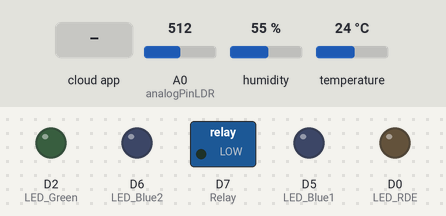
A sketch run on a simulated ESP8266 (NodeMCU). Shown: switched loads named in the sketch (green lamp = pin HIGH), output pins drawn as LEDs (lit = HIGH). Inputs (shaded band) come from the test bench; at power-on: temperature 24 °C, A0 (analogPinLDR) = 512, humidity 55 %. WiFi joins after 1.5 s; servers stay silent unless stated; network time is answered at once with the bench clock; the local clock reads 2024-03-15 10:24:30 at power-on unless the sketch sets it; the Firebase database answers and starts empty; what the sketch prints to the serial monitor is not drawn.

Above: at 3.2 s.
3.3 s: the phone or cloud app sets Fan to 1
At 4.3 s:
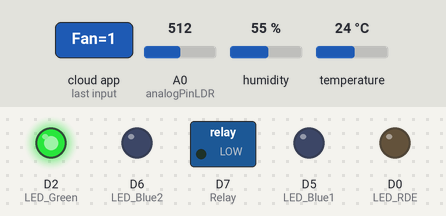
5.1 s: the phone or cloud app sets SensorOne to 1
At 6.9 s:
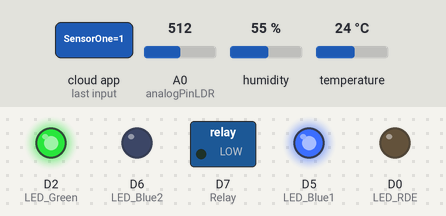
7.8 s: the phone or cloud app sets light to 1
At 8.9 s:
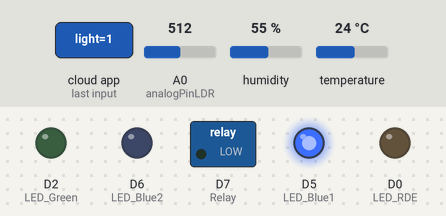
9.6 s: the phone or cloud app sets SensorTwo to 1
At 12.1 s:
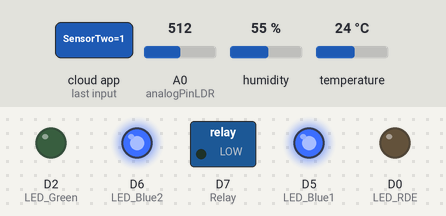
12.4 s: temperature set to 26 °C
At 15.6 s:
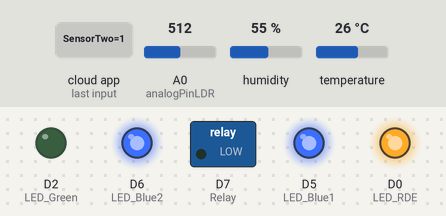
16.1 s: A0 (analogPinLDR) set to 105
18.2 s: A0 (analogPinLDR) set to 90
At 19.8 s:
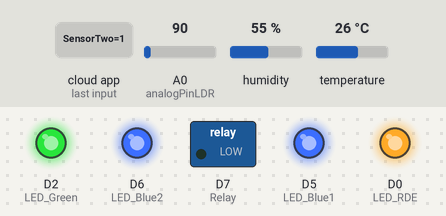
Timing chart, 0 to 21.3 s (numbered marks = the images above; inputs shaded):
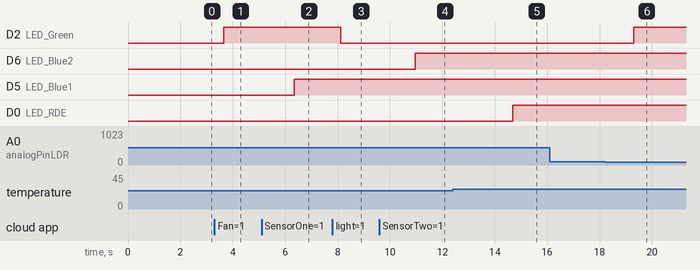

Measured:
- the behaviour switches between 24 and 25 °C on temperature (found by bisection; images 4 and 5)
- the behaviour switches between 100 and 99 on A0 (analogPinLDR) (found by bisection; images 5 and 6)
- after the input at 3.3 s, D0 (LED_RDE): stays LOW (without the input it goes to HIGH after 0.21 s)
- after the input at 5.1 s, D5 (LED_Blue1): LOW → HIGH after 1.2 s
- after the input at 7.8 s, D2 (LED_Green): HIGH → LOW after 0.33 s
- after the input at 9.6 s, D6 (LED_Blue2): LOW → HIGH after 1.4 s
- after the input at 12.4 s, D0 (LED_RDE): LOW → HIGH after 2.3 s
- after the input at 16.1 s, every drawn part: stays the same
- after the input at 18.2 s, D2 (LED_Green): LOW → HIGH after 1.1 s

The sketch:

Final_project22-3-2021-v.0.4.ino
```cpp
#include <ESP8266WiFi.h>
#include <WiFiClientSecure.h>
#include <WiFiUdp.h>
#include "DHT.h"
#include <Firebase_ESP_Client.h>
#include <NTPClient.h>
#define _TASK_SLEEP_ON_IDLE_RUN
#define DHTTYPE DHT11
#define FIREBASE_HOST "-----------------------------------"
#define API_KEY "-----------------------------"
#define USER_EMAIL "--------------"
#define USER_PASSWORD "----------"
#define LED_RDE D0
#define LED_Green D2
#define LED_Blue1 D5
#define LED_Blue2 D6
#define Relay D7
const char* ssid = "-------------";
const char* password = "----------";
const int DHTPin = D1;
const int analogPinLDR = A0;
const long offsetTime = 25200;
const int Timeloop = 60;
WiFiUDP ntpUDP;
NTPClient timeClient(ntpUDP, "pool.ntp.org");
DHT dht(DHTPin, DHTTYPE);
WiFiClientSecure client;
int h,hum,dataTime,SensorOneS,SensorTwoS,fan = 0 ,tree = 0 ,light = 0,fancontor,lightcontor;
int valLDR = 0;
float t,tem;
FirebaseData fbdo;
FirebaseData fbdo1,fbdo2;
FirebaseAuth auth;
FirebaseConfig config;
String path_dhttemp ="/Temperature";
String path_dhthum  ="/Humidity";
String path_fan ="/Fan";
String path_tree  ="/Tree";
String path_light  ="/light";
String weekDays[7]={"อาทิตย์", "จันทร์", "อังคาร", "พุธ", "พฤหัสบดี", "ศุกร์", "เสาร์"};
String months[12]={"มกราคม", "กุมภาพันธ์", "มีนาคม", "เมษายน", "พฤษภาคม", "มิถุนายน", "กรกฎาคม", "สิงหาคม", "กันยายน", "ตุลาคม", "พฤศจิกายน", "ธันวาคม"};
String currentDate,SensorOne,SensorTwo;
void setup() {
  Serial.begin(115200);
  dht.begin();
  delay(500);
  WiFi.begin(ssid, password);
  Serial.println("");
  Serial.print("Connecting");
  while (WiFi.status() != WL_CONNECTED) {
    Serial.print(".");
    delay(500);
  }
  Serial.println("");
  Serial.print("Successfully connected to : ");
  Serial.println(ssid);
  Serial.print("IP address: ");
  Serial.println(WiFi.localIP());
  Serial.println();
  client.setInsecure();
  config.host = FIREBASE_HOST;
  config.api_key = API_KEY;
  auth.user.email = USER_EMAIL;
  auth.user.password = USER_PASSWORD;
  Firebase.begin(&config, &auth);
  Firebase.reconnectWiFi(true);
  fbdo.setBSSLBufferSize(1024, 1024);
  Firebase.RTDB.setReadTimeout(&fbdo, 1000 * 60);
  Firebase.RTDB.setwriteSizeLimit(&fbdo, "tiny");
  timeClient.begin();timeClient.setTimeOffset(offsetTime);
  pinMode(LED_RDE, OUTPUT);pinMode(LED_Green, OUTPUT);pinMode(LED_Blue1, OUTPUT);pinMode(LED_Blue2, OUTPUT);pinMode(Relay,OUTPUT);digitalWrite(Relay, LOW);
}
void loop() {
  delay(1000);
  timeClient.update();
  unsigned long epochTime = timeClient.getEpochTime();
  String formattedTime = timeClient.getFormattedTime();
  int currentHour = timeClient.getHours();
  int currentMinute = timeClient.getMinutes();
  int currentSecond = timeClient.getSeconds();
  String weekDay = weekDays[timeClient.getDay()];
  struct tm *ptm = gmtime ((time_t *)&epochTime);
  int monthDay = ptm->tm_mday;
  int currentMonth = ptm->tm_mon+1;
  String currentMonthName = months[currentMonth-1];
  int currentYear = ptm->tm_year+1900;
  currentDate = String(monthDay) + "-" + String(currentMonthName) + "-" + String(currentYear) + "-" + int(currentHour)+ "-" + int(currentMinute)+ "-" + int(currentSecond);
  h = dht.readHumidity();
  t = dht.readTemperature();
  valLDR = analogRead(analogPinLDR);
  if (isnan(h) || isnan(t)) {
    Serial.println("Failed to read from DHT sensor !");
    delay(1000);
    return;
  }
  String Temp = "Temperature : " + String(t) + " °C";
  String Humi = "Humidity : " + String(h) + " %";
  tem = t;
  hum = h;

  Serial.println(Temp);
  Serial.println(Humi);
  Serial.print("ความแข็มแสง");
  Serial.println(valLDR);
  Serial.print("Current date: ");
  Serial.println(currentDate);
  Firebase.RTDB.setDouble(&fbdo, path_dhttemp.c_str(),t);
  Firebase.RTDB.setDouble(&fbdo, path_dhthum.c_str(),h);
  //////////////////////////////////////////////////////////
   if(Firebase.RTDB.getInt(&fbdo1, "/Fan"))
  {
    fancontor = fbdo1.intData();
    if(fancontor == 0){
    Serial.println("Fan : ระบบทำงานแบบ Manual");
    digitalWrite(LED_RDE, HIGH);
    fan = 0;
    }
    if(fancontor == 1){
    Serial.println("Fan : ระบบทำงานแบบ Auto");
    if(t>=25){
    digitalWrite(LED_RDE, HIGH);
    fan = 1;}
    //ถ้าไม่เป็นจริงจะต้องทำงานแบบ Auto
    else
    {digitalWrite(LED_RDE, LOW);
    fan = 1;}}
    if(fancontor == 3){
    digitalWrite(LED_RDE, LOW);Serial.println("ระบบปิดการทำงานแล้วของพัดลม");fan = 3;}
      }
    else{
      Serial.print("ไม่สามารถถึงค่าจาก Firebase ได้ ");
      Serial.println(fbdo1.errorReason());
    }
  /////////////////////////////////////////////////////////////
     if(Firebase.RTDB.getInt(&fbdo1, "/light"))
  {
    lightcontor = fbdo1.intData();
    if(lightcontor == 0){
    Serial.println("light : ระบบทำงานแบบ Manual");
    digitalWrite(LED_Green, HIGH);light = 0;}
    if(lightcontor == 1){
    Serial.println("light : ระบบทำงานแบบ Auto");
    if (valLDR < 100) {
    digitalWrite(LED_Green, HIGH);
    light = 1;}
    else {digitalWrite(LED_Green, LOW);Serial.println("ไฟหน้าบ้าน ปิด");light = 1;}
    }
    if(lightcontor == 3){
    digitalWrite(LED_Green, LOW);Serial.println("ระบบปิดการทำงานแล้วของไฟบ้าน");light = 3;
    }
  }
    else{
      Serial.print("ไม่สามารถถึงค่าจาก Firebase ได้ ");
      Serial.println(fbdo1.errorReason());}
  /////////////////////////////////////////////////////////////
  Firebase.RTDB.setDouble(&fbdo, path_fan.c_str(),fan);
  Firebase.RTDB.setDouble(&fbdo, path_light.c_str(),light);
  FirebaseSensorOne();
  FirebaseSensorTwo();
  /////////////////////////////////////////////////////////////
}
void FirebaseSensorOne(){
 if(Firebase.RTDB.getInt(&fbdo1, "/SensorOne"))
  {
    Serial.print("สถานะ Sensor : ");
    Serial.println(fbdo1.intData());
    SensorOneS = fbdo1.intData();
    if(SensorOneS == 1){
      Serial.println("SensorOne กำลัง 'เปิด'");
      digitalWrite(LED_Blue1, HIGH);
      }else{
      Serial.println("SensorOne กำลัง 'ปิดอยู่'");
      digitalWrite(LED_Blue1, LOW);}

  }else{
    Serial.print("ไม่สามารถถึงค่าจาก Firebase ได้ ");
    Serial.println(fbdo1.errorReason());
  }
}

void FirebaseSensorTwo(){
 if(Firebase.RTDB.getInt(&fbdo2, "/SensorTwo"))
  {
    Serial.print("สถานะ Sensor : ");
    Serial.println(fbdo2.intData());
    SensorOneS = fbdo2.intData();
    if(SensorOneS == 1){
      Serial.println("SensorTwo กำลัง 'เปิด'");digitalWrite(LED_Blue2, HIGH);
      }else{Serial.println("SensorTwo กำลัง 'ปิดอยู่'");digitalWrite(LED_Blue2, LOW);}

  }else{
    Serial.print("ไม่สามารถถึงค่าจาก Firebase ได้ ");
    Serial.println(fbdo2.errorReason());
  }
}
```
